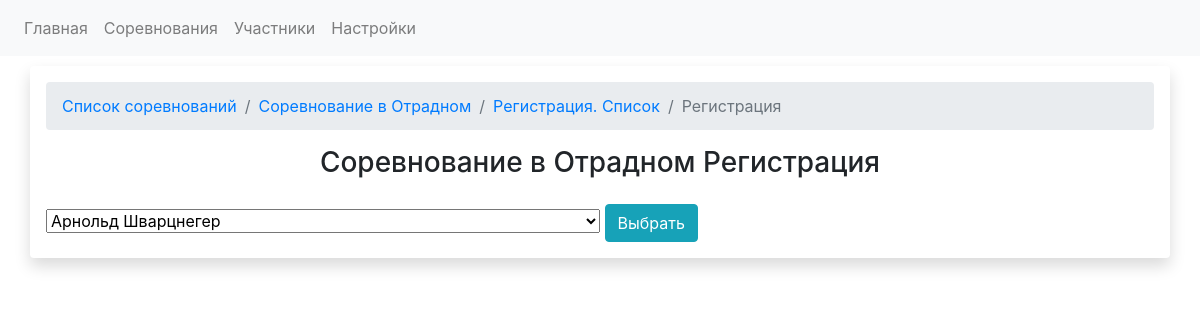
The app's page /competitions/2/registrations/new, older data.
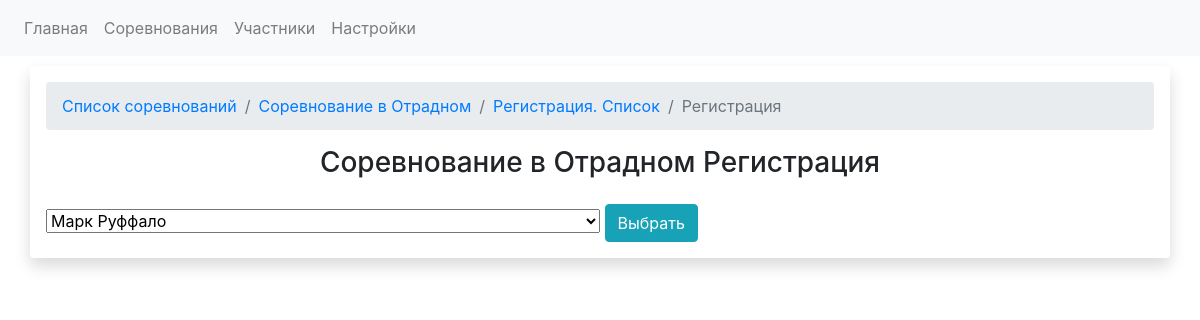
The same page, newer data.
### app.py (models this page shows)
class FightersDB(db.Model):
    fighter_id = db.Column(db.Integer, primary_key=True)
    name = db.Column(db.String)
    last_name = db.Column(db.String)
    fighter_image = db.Column(db.String)
    fighter_image_id = db.Column(db.String)
    birthday = db.Column(db.Date, default=datetime.utcnow)
    active_status = db.Column(db.Integer)
    red_fighter = db.relationship('FightsDB', backref='red_fighter', foreign_keys="[FightsDB.red_fighter_id]")
    blue_fighter = db.relationship('FightsDB', backref='blue_fighter', foreign_keys="[FightsDB.blue_fighter_id]")
    registrations = db.relationship('RegistrationDB', backref = 'fighter')

### app.py (the view, shortened to what this page needs)
@app.route('/competitions/<int:competition_id>/registrations/new', methods=["POST", "GET"])
def registration_new(competition_id):
    competition_data = CompetitionsDB.query.get(competition_id)
    fighters = FightersDB.query.all()
    regs = RegistrationDB.query.filter_by(competition_id=competition_id).all()
    fighters_status = {}  # Статус бойца - это словарь. Ключ словаря - id бойца.
    for fighter in fighters:
        fighters_status[fighter.fighter_id] = {'general_status': fighter.active_status, 'reg_status': 0, 'fighter_name': fighter.name, 'fighter_last_name': fighter.last_name}
        for reg in regs:
            if fighter.fighter_id == reg.fighter.fighter_id:
                fighters_status[fighter.fighter_id] = {'general_status':fighter.active_status, 'reg_status': 1, 'fighter_name':fighter.name, 'fighter_last_name': fighter.last_name}
    return render_template('regnewform.html', regs = regs, competition_data = competition_data, fighters = fighters, fighters_status = fighters_status)

### templates/regnewform.html (shortened to what this page needs)
<!DOCTYPE html>
<html lang="en">
<head>
    <link rel="stylesheet" href="https://stackpath.bootstrapcdn.com/bootstrap/4.5.0/css/bootstrap.min.css">
    <link rel="stylesheet" href="https://cdn.jsdelivr.net/npm/bootstrap-select@1.13.14/dist/css/bootstrap-select.min.css">
</head>
<body>
    <nav class="navbar navbar-expand-lg navbar-light bg-light">
  <div class="collapse navbar-collapse" id="navbarSupportedContent">
    <ul class="navbar-nav mr-auto">
      <li class="nav-item">
        <a class="nav-link" href="{{url_for('index')}}">Главная</a>
      </li>
      <li class="nav-item">
        <a class="nav-link" href="{{url_for('competitions')}}">Соревнования</a>
      </li>
        <li class="nav-item">
            <a class="nav-link" href="{{url_for('participants')}}">Участники</a>
        </li>
      <li class="nav-item">
        <a class="nav-link" href="{{url_for('settings_form')}}">Настройки</a>
      </li>
    </ul>
</div>
</nav>
    <div class="container" style="margin-top: 10px">
        <div class="row">
            <div class="col-lg-12 shadow p-3 mb-5 bg-white rounded">
            <nav aria-label="breadcrumb">
              <ol class="breadcrumb">
                    <li class="breadcrumb-item"><a href="{{url_for('competitions')}}">Список соревнований</a></li>
                    <li class="breadcrumb-item"><a href="{{url_for('competition_view', competition_id = competition_data.competition_id)}}">{{ competition_data.competition_name }}</a></li>
                  <li class="breadcrumb-item"><a href="{{url_for('registration', competition_id = competition_data.competition_id)}}">Регистрация. Список</a></li>
                <li class="breadcrumb-item active" aria-current="page">Регистрация</li>
              </ol>
            </nav>
            <div class="row justify-content-center">
                <h3>{{ competition_data.competition_name }} Регистрация</h3>
            </div>
                <form id="select_fighter_form" method="POST" action="{{ url_for('registration_new', competition_id = competition_data.competition_id)}}">
                    <select data-size="20" class="selectpicker w-50" data-live-search="true" title="Выберете участника из списка" name="fighter_pick">
                      {% for fighter_id, status_dict in fighters_status.items() %}
                            {% if status_dict['general_status'] == 1 %}
                                {% if status_dict['reg_status'] == 1 %}
                                    <option data-subtext="Зарегистрирован" disabled value={{ fighter_id }}>{{ status_dict['fighter_name'] }} {{ status_dict['fighter_last_name'] }}</option>
                                {% else %}
                                    <option value={{ fighter_id }}>{{ status_dict['fighter_name'] }} {{ status_dict['fighter_last_name'] }}</option>
                                {% endif %}
                            {% endif %}
                      {% endfor %}
                    </select>
                <button type="submit" class="btn btn-info">Выбрать</button>
                </form>
            </div>
        </div>
    </div>
</body>
</html>

Row changes from the older to the newer data that the page shows:
no longer on this page (row edited): FightersDB: fighter_pick "Арнольд Шварцнегер"
now on this page (row unchanged): FightersDB: fighter_pick "Марк Руффало"
